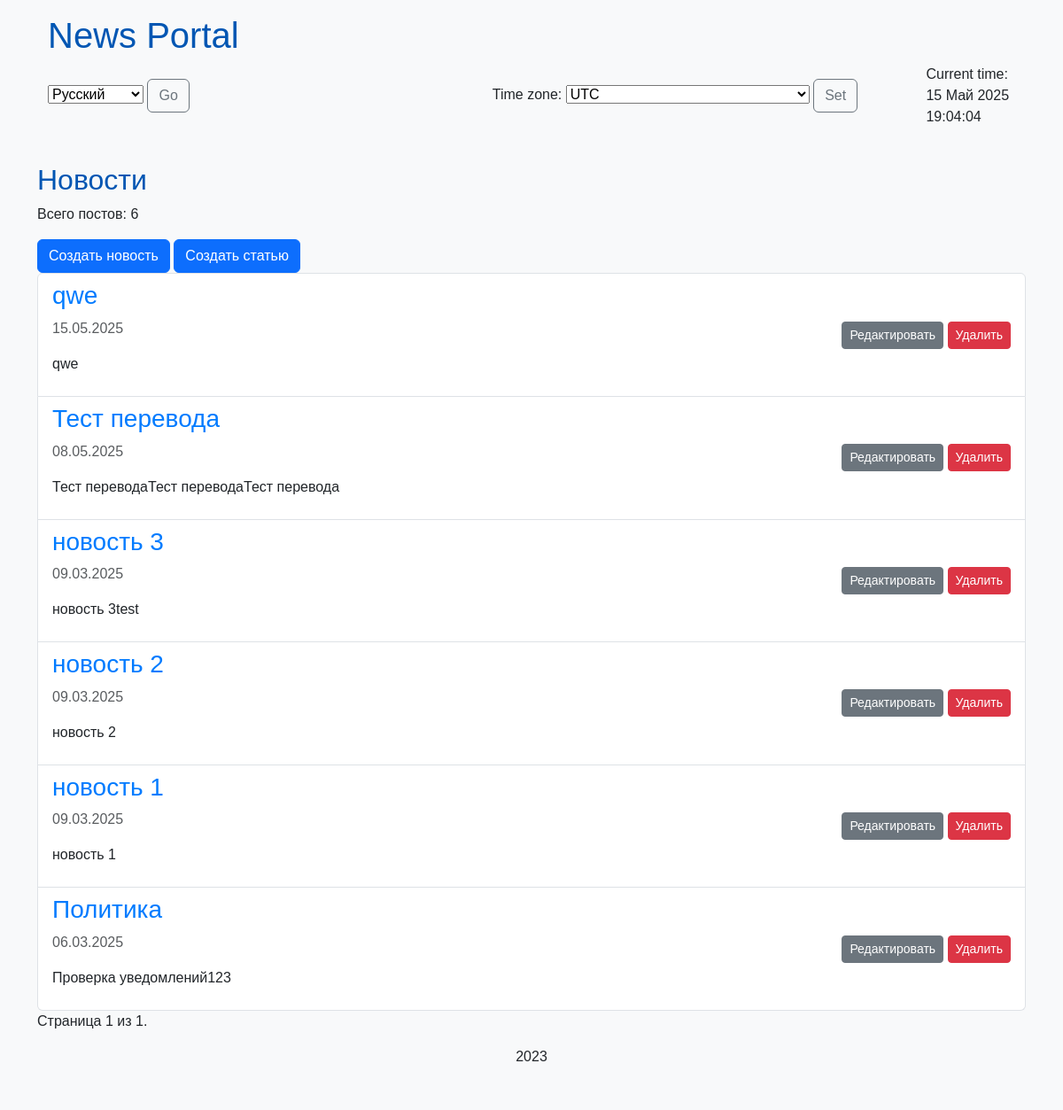
Screenshot of /time_zone/ with the database file from the repository.
### news/models.py (models this page shows, shortened)
class Post(models.Model):
    objects = None
    ARTICLE = 'AR'
    NEWS = 'NW'
    POST_TYPES = [
        (ARTICLE, 'Article'),
        (NEWS, 'News'),
    ]
    author = models.ForeignKey('Author', on_delete=models.CASCADE)
    post_type = models.CharField(max_length=2, choices=POST_TYPES, default=NEWS)
    date_created = models.DateTimeField(auto_now_add=True)
    categories = models.ManyToManyField('Category', through='PostCategory')
    title = models.CharField(max_length=255)
    text = models.TextField()
    rating = models.IntegerField(default=0)

### news/views.py (the view, shortened to what this page needs)
# urls.py: path('time_zone/', views.PostList.as_view(), name='time_zone'),
class PostList(ListView):
    model = Post
    ordering = '-date_created'
    template_name = 'news/post_list.html'  # Убедитесь, что этот шаблон существует
    context_object_name = 'posts'
    paginate_by = 10
    def get_queryset(self):
        queryset = super().get_queryset()
        self.post_type = self.request.GET.get('post_type', 'NW')  # NW как default
        if self.post_type not in ['NW', 'AR']:
            self.post_type = 'NW'  # Validation
        queryset = queryset.filter(post_type=self.post_type)
        return queryset
    def get_context_data(self, **kwargs):
        context = super().get_context_data(**kwargs)
        context['post_type'] = self.post_type
        context['is_news'] = self.post_type == 'NW'
        context['is_article'] = self.post_type == 'AR'
        context['timezones'] = pytz.common_timezones # Добавлено
        context['current_time'] = timezone.now() # Добавлено
        return context

### news/templatetags/custom_filters.py (called while the page is built)
@register.filter(name='censor')
def censor(value):
    censored_words = ['редиска', 'редиска']  # Добавьте больше слов сюда
    value = str(value)
    words = value.split()
    censored_text = []
    for word in words:
        if word in censored_words:
            censored_word = word[0] + '*' * (len(word) - 1)
            censored_text.append(censored_word)
        else:
            censored_text.append(word)
    return ' '.join(censored_text)

### templates/news/post_list.html (shortened to what this page needs)
{% extends 'default.html' %}
{% load custom_filters %}
{% block content %}
    <h2>{% if is_news %}Новости{% else %}Статьи{% endif %}</h2>
    <p>Всего постов: {{ page_obj.paginator.count }}</p>
    <a href="{% url 'news_create' %}" class="btn btn-primary">Создать новость</a>
    <a href="{% url 'articles_create' %}" class="btn btn-primary">Создать статью</a>
    <ul class="list-group">
        {% for post in posts %}
            <li class="list-group-item d-flex justify-content-between align-items-center">
                <div>
                    <h3><a href="{% url 'news_detail' news_id=post.pk %}">{{ post.title|censor }}</a></h3>
                    <p class="text-muted">{{ post.date_created|date:"d.m.Y" }}</p>
                    <p>{{ post.text|censor|truncatewords:20 }}</p>
                </div>
                <div>
                    <a href="{% url 'news_edit' pk=post.pk %}" class="btn btn-sm btn-secondary">Редактировать</a>
                    <a href="{% url 'news_delete' pk=post.pk %}" class="btn btn-sm btn-danger">Удалить</a>
                </div>
            </li>
        {% endfor %}
    </ul>
    <div class="pagination">
        <span class="step-links">
            <span class="current">
                Страница {{ page_obj.number }} из {{ page_obj.paginator.num_pages }}.
            </span>
        </span>
    </div>
{% endblock %}

### news/static/news/css/styles.css (style rules this page uses)
body { font-family: 'Arial', sans-serif; background-color: #f8f9fa; text-size-adjust: 100%; }
h1, h2, h3 { color: #0056b3; }
a { color: #007bff; text-decoration: none; }

### rows the page displays
Post: title|censor "qwe", date_created "15.05.2025", text|censor "qwe"
Post: title|censor "Тест перевода", date_created "08.05.2025", text|censor "Тест переводаТест переводаТест перевода"
Post: title|censor "новость 3", date_created "09.03.2025", text|censor "новость 3test"
Post: title|censor "новость 2", date_created "09.03.2025", text|censor "новость 2"
Post: title|censor "новость 1", date_created "09.03.2025", text|censor "новость 1"
Post: title|censor "Политика", date_created "06.03.2025", text|censor "Проверка уведомлений123"

### other values shown
{{ current_time|timezone:TIME_ZONE|date:"d M Y H:i:s" }} "15 Май 2025 19:04:04"
{{ page_obj.paginator.count }} "6"
{{ page_obj.number }} "1"
{{ page_obj.paginator.num_pages }} "1"
form field language "Русский"
form field timezone "UTC"
